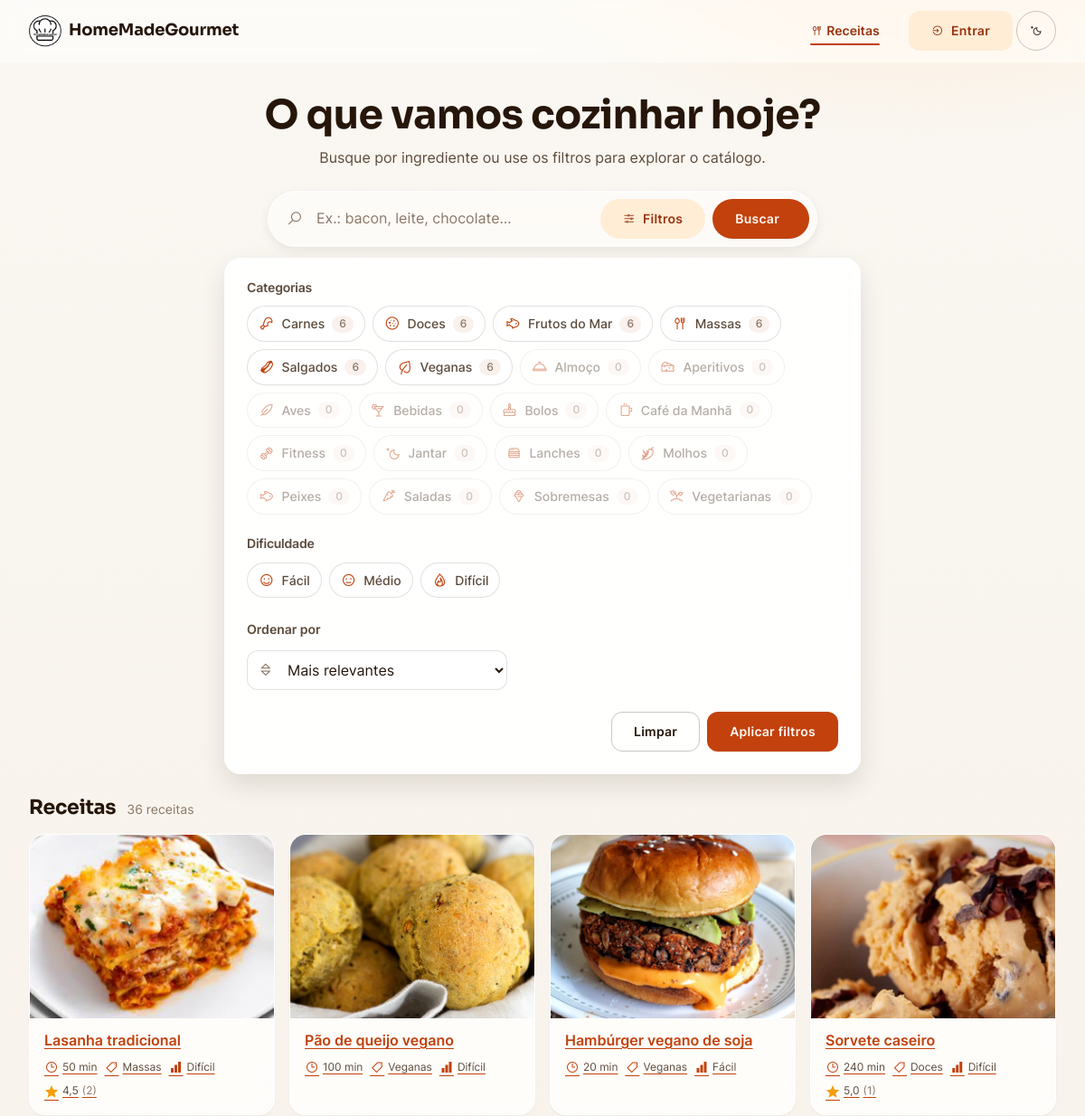
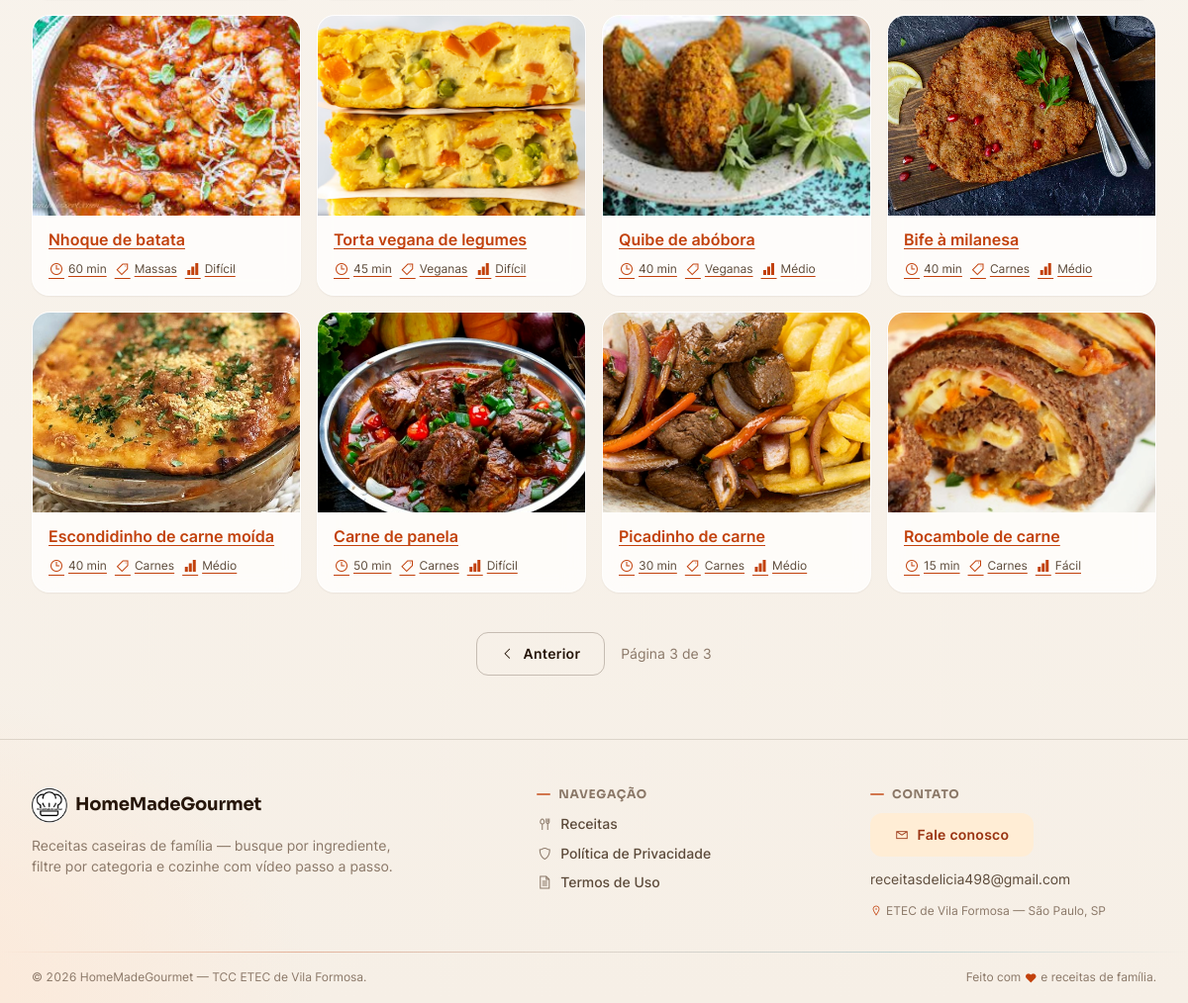
Page /index.php?pagina=3 on the committed database (2 pictures, top to bottom).
### tables this page shows
CREATE TABLE categoria (
    idCategoria   INT UNSIGNED  NOT NULL AUTO_INCREMENT,
    nomeCategoria VARCHAR(30)   NOT NULL,
    icone         VARCHAR(40)   NULL COMMENT 'Classe do ícone Line Awesome (ex.: la-fish) — permite adicionar categorias sem tocar no código',

    CONSTRAINT pk_categoria             PRIMARY KEY (idCategoria),
    CONSTRAINT uq_categoria_nome        UNIQUE (nomeCategoria),
    CONSTRAINT ck_categoria_nome_valido CHECK (CHAR_LENGTH(TRIM(nomeCategoria)) >= 3)
);

CREATE TABLE receita (
    idReceita     INT UNSIGNED   NOT NULL AUTO_INCREMENT,
    nomeReceita   VARCHAR(70)    NOT NULL,
    porcoes       SMALLINT UNSIGNED NOT NULL,
    tempoReceita  VARCHAR(10)    NOT NULL,
    qtdCalorias   DECIMAL(7,2)   NOT NULL,
    link          VARCHAR(400)   NOT NULL COMMENT 'Embed (iframe) do vídeo no YouTube (youtube-nocookie)',
    ingrediente_1  VARCHAR(60)   NULL,
    ingrediente_2  VARCHAR(60)   NULL,
    ingrediente_3  VARCHAR(60)   NULL,
    ingrediente_4  VARCHAR(60)   NULL,
    ingrediente_5  VARCHAR(60)   NULL,
    ingrediente_6  VARCHAR(60)   NULL,
    ingrediente_7  VARCHAR(60)   NULL,
    ingrediente_8  VARCHAR(60)   NULL,
    ingrediente_9  VARCHAR(60)   NULL,
    ingrediente_10 VARCHAR(60)   NULL,
    ingrediente_11 VARCHAR(60)   NULL,
    ingrediente_12 VARCHAR(60)   NULL,
    ingrediente_13 VARCHAR(60)   NULL,
    ingrediente_14 VARCHAR(60)   NULL,
    ingrediente_15 VARCHAR(60)   NULL,
    modoPreparo   TEXT           NOT NULL,
    idcategoriaFK INT UNSIGNED   NULL,
    imagem        VARCHAR(30)    NOT NULL,
    dificuldade    ENUM('Fácil','Médio','Difícil') NULL COMMENT 'Grau de dificuldade exibido no card e na página',
    tempoCozimento VARCHAR(10)   NULL COMMENT 'Tempo de cozimento, separado do tempo total de preparo',
    dicas          TEXT          NULL COMMENT 'Dicas/observações opcionais exibidas na página da receita',

    CONSTRAINT pk_receita              PRIMARY KEY (idReceita),
    CONSTRAINT uq_receita_nome         UNIQUE (nomeReceita),
    CONSTRAINT uq_receita_link         UNIQUE (link),
    CONSTRAINT ck_receita_porcoes      CHECK (porcoes > 0),
    CONSTRAINT ck_receita_calorias     CHECK (qtdCalorias >= 0),
    CONSTRAINT ck_receita_ingrediente1 CHECK (ingrediente_1 IS NOT NULL)
);

### src/Presentation/View/partials/recipe-card.php (the view, shortened to what the rows shown need)
<?php
$slug = Slug::make((string) $card['name']);
$delay = isset($cardIndex) ? min((int) $cardIndex * 40, 400) : 0;
$loading = !empty($cardEager) ? 'eager' : 'lazy';
?>
<li class="card recipe-card reveal" style="animation-delay: <?= $delay ?>ms">
    <a class="recipe-card__btn" href="receita/<?= (int) $card['id'] ?>/<?= $slug ?>"
       aria-label="Ver receita: <?= htmlspecialchars((string) $card['name']) ?>">
        <span class="recipe-card__media">
            <img src="./assets/img/<?= htmlspecialchars((string) $card['image']) ?>"
                 alt="" loading="<?= $loading ?>" width="400" height="300">
        </span>
        <span class="recipe-card__body">
            <span class="recipe-card__title"><?= htmlspecialchars((string) $card['name']) ?></span>
            <span class="recipe-card__meta">
                <span><i class="las la-clock" aria-hidden="true"></i><?= htmlspecialchars((string) $card['time']) ?></span>
                <span><i class="las la-tag" aria-hidden="true"></i><?= htmlspecialchars((string) $card['category']) ?></span>
                <?php if (!empty($card['difficulty'])): ?>
                    <span><i class="las la-signal" aria-hidden="true"></i><?= htmlspecialchars((string) $card['difficulty']) ?></span>
                <?php endif; ?>
                <?php if (!empty($card['rating']['count'])): ?>
                    <span class="recipe-card__rating"><i class="las la-star" aria-hidden="true"></i><?= htmlspecialchars(number_format((float) $card['rating']['average'], 1, ',', '')) ?> <span class="recipe-card__rating-count">(<?= (int) $card['rating']['count'] ?>)</span></span>
                <?php endif; ?>
            </span>
        </span>
    </a>
</li>

### src/Presentation/View/index.php (shortened to what the rows shown need)
<?php
$cards = $viewData['cards'] ?? [];
$categories = $viewData['categories'] ?? [];
$filters = $viewData['filters'] ?? ['search' => null, 'categoryIds' => [], 'difficulties' => [], 'sort' => 'relevancia'];
$errorMessage = $viewData['errorMessage'] ?? null;
$filtrando = ($filters['search'] ?? null) !== null || ($filters['categoryIds'] ?? []) !== [] || ($filters['difficulties'] ?? []) !== [];
?>
<!DOCTYPE html>
<html lang="pt-br">
<head>
<?php
require __DIR__ . '/partials/head.php';
?>
</head>
<body>
    <main id="conteudo" role="main">
        <section class="search-hero container" aria-labelledby="tituloBusca">
            <h1 id="tituloBusca">O que vamos cozinhar hoje?</h1>
            <form action="index.php" method="GET" id="formSearch" role="search" aria-label="Buscar e filtrar receitas">
                <?php require __DIR__ . '/partials/filters.php'; ?>
            </form>
        </section>
        <section class="results container" aria-labelledby="tituloResultados">
            <div class="results__head">
                <h2 id="tituloResultados"><?= $filtrando ? 'Sua busca' : 'Receitas' ?></h2>
            </div>
            <?php if (!empty($errorMessage)): ?>
                <div class="empty glass" role="status">
                    <i class="las la-utensils" aria-hidden="true"></i>
                    <h3><?= htmlspecialchars($errorMessage) ?></h3>
                    <p style="margin-inline:auto;">Tente outro ingrediente ou ajuste os filtros.</p>
                    <a class="btn btn--soft" href="index.php">Ver todas as receitas</a>
                </div>
            <?php else: ?>
                <ul class="recipe-grid" id="gradeReceitas" role="list" style="list-style:none; padding:0;">
                    <?php foreach ($cards as $cardIndex => $card): ?>
                        <?php require __DIR__ . '/partials/recipe-card.php'; ?>
                    <?php endforeach; ?>
                </ul>
            <?php endif; ?>
        </section>
    </main>
<?php require __DIR__ . '/partials/footer.php'; ?>
</body>
</html>

### src/Presentation/View/partials/filters.php (shortened to what the rows shown need)
<div class="filters-panel" id="filtersPanel" hidden>
    <div class="filters-panel__group">
        <h2 class="filters-panel__title" id="filtroCategorias">Categorias</h2>
        <ul class="filters-cats" role="list" aria-labelledby="filtroCategorias">
            <?php foreach ($categories as $categoria): ?>
                <li>
                    <label class="filter-chip">
                        <span class="filter-chip__body">
                            <i class="las <?= htmlspecialchars($categoria['icon'] ?? 'la-utensils') ?>" aria-hidden="true"></i>
                            <?= htmlspecialchars($categoria['name']) ?>
                            <span class="filter-chip__count"><?= (int) $categoria['total'] ?></span>
                        </span>
                    </label>
                </li>
            <?php endforeach; ?>
        </ul>
    </div>
    <div class="filters-panel__group">
        <h2 class="filters-panel__title" id="filtroDificuldade">Dificuldade</h2>
    </div>
</div>

### rows in the picture
categoria: nomeCategoria "Carnes", total "6"
categoria: nomeCategoria "Doces", total "6"
categoria: nomeCategoria "Frutos do Mar", total "6"
categoria: nomeCategoria "Massas", total "6"
categoria: nomeCategoria "Salgados", total "6"
categoria: nomeCategoria "Veganas", total "6"
categoria: nomeCategoria "Almoço", total "0"
categoria: nomeCategoria "Aperitivos", total "0"
categoria: nomeCategoria "Aves", total "0"
categoria: nomeCategoria "Bebidas", total "0"
categoria: nomeCategoria "Bolos", total "0"
categoria: nomeCategoria "Café da Manhã", total "0"
categoria: nomeCategoria "Fitness", total "0"
categoria: nomeCategoria "Jantar", total "0"
categoria: nomeCategoria "Lanches", total "0"
categoria: nomeCategoria "Molhos", total "0"
categoria: nomeCategoria "Peixes", total "0"
categoria: nomeCategoria "Saladas", total "0"
categoria: nomeCategoria "Sobremesas", total "0"
categoria: nomeCategoria "Vegetarianas", total "0"
receita: imagem (picture), nomeReceita "Lasanha tradicional", tempoReceita "50 min", idcategoriaFK.nomeCategoria "Massas", dificuldade "Difícil", average "4,5", count "2"
receita: imagem (picture), nomeReceita "Pão de queijo vegano", tempoReceita "100 min", idcategoriaFK.nomeCategoria "Veganas", dificuldade "Difícil"
receita: imagem (picture), nomeReceita "Hambúrger vegano de soja", tempoReceita "20 min", idcategoriaFK.nomeCategoria "Veganas", dificuldade "Fácil"
receita: imagem (picture), nomeReceita "Sorvete caseiro", tempoReceita "240 min", idcategoriaFK.nomeCategoria "Doces", dificuldade "Difícil", average "5,0", count "1"
receita: imagem (picture), nomeReceita "Nhoque de batata", tempoReceita "60 min", idcategoriaFK.nomeCategoria "Massas", dificuldade "Difícil"
receita: imagem (picture), nomeReceita "Torta vegana de legumes", tempoReceita "45 min", idcategoriaFK.nomeCategoria "Veganas", dificuldade "Difícil"
receita: imagem (picture), nomeReceita "Quibe de abóbora", tempoReceita "40 min", idcategoriaFK.nomeCategoria "Veganas", dificuldade "Médio"
receita: imagem (picture), nomeReceita "Bife à milanesa", tempoReceita "40 min", idcategoriaFK.nomeCategoria "Carnes", dificuldade "Médio"
receita: imagem (picture), nomeReceita "Escondidinho de carne moída", tempoReceita "40 min", idcategoriaFK.nomeCategoria "Carnes", dificuldade "Médio"
receita: imagem (picture), nomeReceita "Carne de panela", tempoReceita "50 min", idcategoriaFK.nomeCategoria "Carnes", dificuldade "Difícil"
receita: imagem (picture), nomeReceita "Picadinho de carne", tempoReceita "30 min", idcategoriaFK.nomeCategoria "Carnes", dificuldade "Médio"
receita: imagem (picture), nomeReceita "Rocambole de carne", tempoReceita "15 min", idcategoriaFK.nomeCategoria "Carnes", dificuldade "Fácil"

### other values in the picture
$nivel "Fácil"
$nivel "Médio"
$nivel "Difícil"
$pagination['total'] "36"
$pagination['page'] "3"
$pagination['totalPages'] "3"
$emailContato "receitasdelicia498@gmail.com"
form field ordenar "Mais relevantes"
